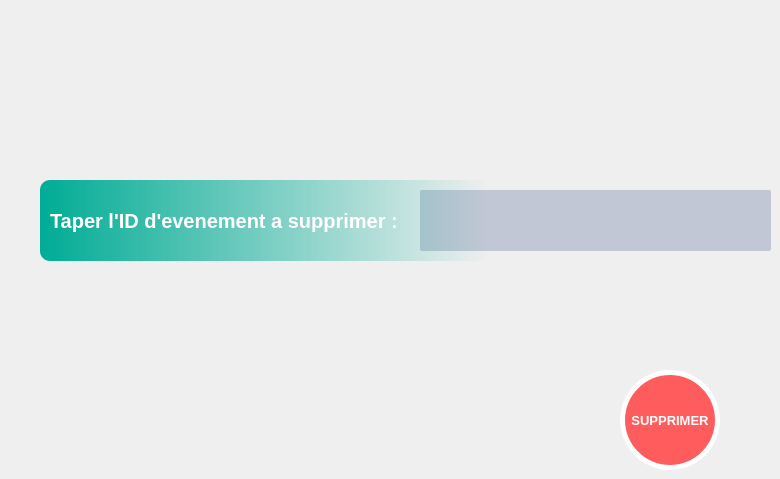
         <widget class="QWidget" name="page_4">
          <widget class="QLabel" name="label_3">
           <property name="geometry">
            <rect>
             <x>40</x>
             <y>180</y>
             <width>451</width>
             <height>81</height>
            </rect>
           </property>
           <property name="styleSheet">
            <string notr="true">/*-----QLabel-----*/
QLabel
{
background-color: qlineargradient(spread:pad, x1:0, y1:0.511, x2:1, y2:0.511, stop:0 rgba(0, 172, 149, 255),stop:0.995192 rgba(0,0,0,0));



	color: #ffffff;
	font-size: 20px;
	font-weight: bold;
	border: 5px;
	border-radius:10px;
	padding: 5px;

}</string>
           </property>
           <property name="text">
            <string>Taper l'ID d'evenement a supprimer :</string>
           </property>
          </widget>
          <widget class="QPushButton" name="pushButton_supprimer_vrai">
           <property name="geometry">
            <rect>
             <x>620</x>
             <y>370</y>
             <width>100</width>
             <height>100</height>
            </rect>
           </property>
           <property name="minimumSize">
            <size>
             <width>100</width>
             <height>100</height>
            </size>
           </property>
           <property name="styleSheet">
            <string notr="true">QPushButton{ 
background-color: #FF5D5D;
 border-style: solid;
 border-width:5px;
 border-radius:50px;
 border-color:white ;
 max-width:80px;
 max-height:80px;
 min-width:80px;
 min-height:80px;

color: #ffffff;
	font-size: 13px;
	font-weight: bold;

	padding: 5px;
}
QPushButton::hover
{
background-color: white;
border-color: #FF5D5D;
	color: #FF5D5D; 
}
QPushButton::pressed
{background-color: qlineargradient(stop:0 rgba(0, 207, 179, 255),stop:1 rgba(70, 255, 230, 255));

	color: black; 

}</string>
           </property>
           <property name="text">
            <string>SUPPRIMER</string>
           </property>
          </widget>
          <widget class="QLineEdit" name="lineEdit_CIN_EV_supp">
           <property name="geometry">
            <rect>
             <x>420</x>
             <y>190</y>
             <width>351</width>
             <height>61</height>
            </rect>
           </property>
           <property name="styleSheet">
            <string notr="true">/*-----QLineEdit-----*/
QLineEdit
{
	background-color: #c2c7d5;
	color: #000;
	font-weight: bold;
    font-size:40;
	border: none;
	border-radius: 2px;
	padding: 3px;

}</string>
           </property>
           <property name="text">
            <string/>
           </property>
           <property name="maxLength">
            <number>8</number>
           </property>
          </widget>
          <zorder>pushButton_supprimer_vrai</zorder>
          <zorder>lineEdit_CIN_EV_supp</zorder>
          <zorder>label_3</zorder>
         </widget>
